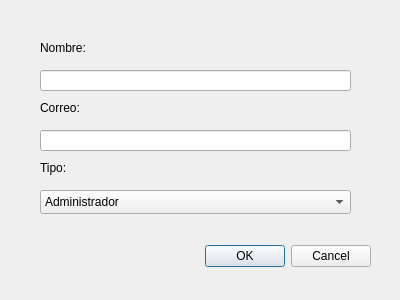
<?xml version="1.0" encoding="UTF-8"?>
<ui version="4.0">
 <class>Dialog</class>
 <widget class="QDialog" name="Dialog">
  <property name="geometry">
   <rect>
    <x>0</x>
    <y>0</y>
    <width>400</width>
    <height>300</height>
   </rect>
  </property>
  <property name="windowTitle">
   <string>Registro</string>
  </property>
  <widget class="QDialogButtonBox" name="buttonBox">
   <property name="geometry">
    <rect>
     <x>30</x>
     <y>240</y>
     <width>341</width>
     <height>32</height>
    </rect>
   </property>
   <property name="orientation">
    <enum>Qt::Orientation::Horizontal</enum>
   </property>
   <property name="standardButtons">
    <set>QDialogButtonBox::StandardButton::Cancel|QDialogButtonBox::StandardButton::Ok</set>
   </property>
  </widget>
  <widget class="QLabel" name="label">
   <property name="geometry">
    <rect>
     <x>40</x>
     <y>40</y>
     <width>211</width>
     <height>16</height>
    </rect>
   </property>
   <property name="text">
    <string>Nombre:</string>
   </property>
  </widget>
  <widget class="QLabel" name="label_2">
   <property name="geometry">
    <rect>
     <x>40</x>
     <y>100</y>
     <width>49</width>
     <height>16</height>
    </rect>
   </property>
   <property name="text">
    <string>Correo:</string>
   </property>
  </widget>
  <widget class="QLabel" name="label_3">
   <property name="geometry">
    <rect>
     <x>40</x>
     <y>160</y>
     <width>49</width>
     <height>16</height>
    </rect>
   </property>
   <property name="text">
    <string>Tipo:</string>
   </property>
  </widget>
  <widget class="QLineEdit" name="txtNombre">
   <property name="geometry">
    <rect>
     <x>40</x>
     <y>70</y>
     <width>311</width>
     <height>21</height>
    </rect>
   </property>
  </widget>
  <widget class="QLineEdit" name="txtCorreo">
   <property name="geometry">
    <rect>
     <x>40</x>
     <y>130</y>
     <width>311</width>
     <height>21</height>
    </rect>
   </property>
  </widget>
  <widget class="QComboBox" name="comboTipo">
   <property name="geometry">
    <rect>
     <x>40</x>
     <y>190</y>
     <width>311</width>
     <height>24</height>
    </rect>
   </property>
   <item>
    <property name="text">
     <string>Administrador</string>
    </property>
   </item>
   <item>
    <property name="text">
     <string>Usuario</string>
    </property>
   </item>
   <item>
    <property name="text">
     <string>Empleado</string>
    </property>
   </item>
  </widget>
 </widget>
 <resources/>
 <connections>
  <connection>
   <sender>buttonBox</sender>
   <signal>accepted()</signal>
   <receiver>Dialog</receiver>
   <slot>accept()</slot>
   <hints>
    <hint type="sourcelabel">
     <x>248</x>
     <y>254</y>
    </hint>
    <hint type="destinationlabel">
     <x>157</x>
     <y>274</y>
    </hint>
   </hints>
  </connection>
  <connection>
   <sender>buttonBox</sender>
   <signal>rejected()</signal>
   <receiver>Dialog</receiver>
   <slot>reject()</slot>
   <hints>
    <hint type="sourcelabel">
     <x>316</x>
     <y>260</y>
    </hint>
    <hint type="destinationlabel">
     <x>286</x>
     <y>274</y>
    </hint>
   </hints>
  </connection>
 </connections>
</ui>
